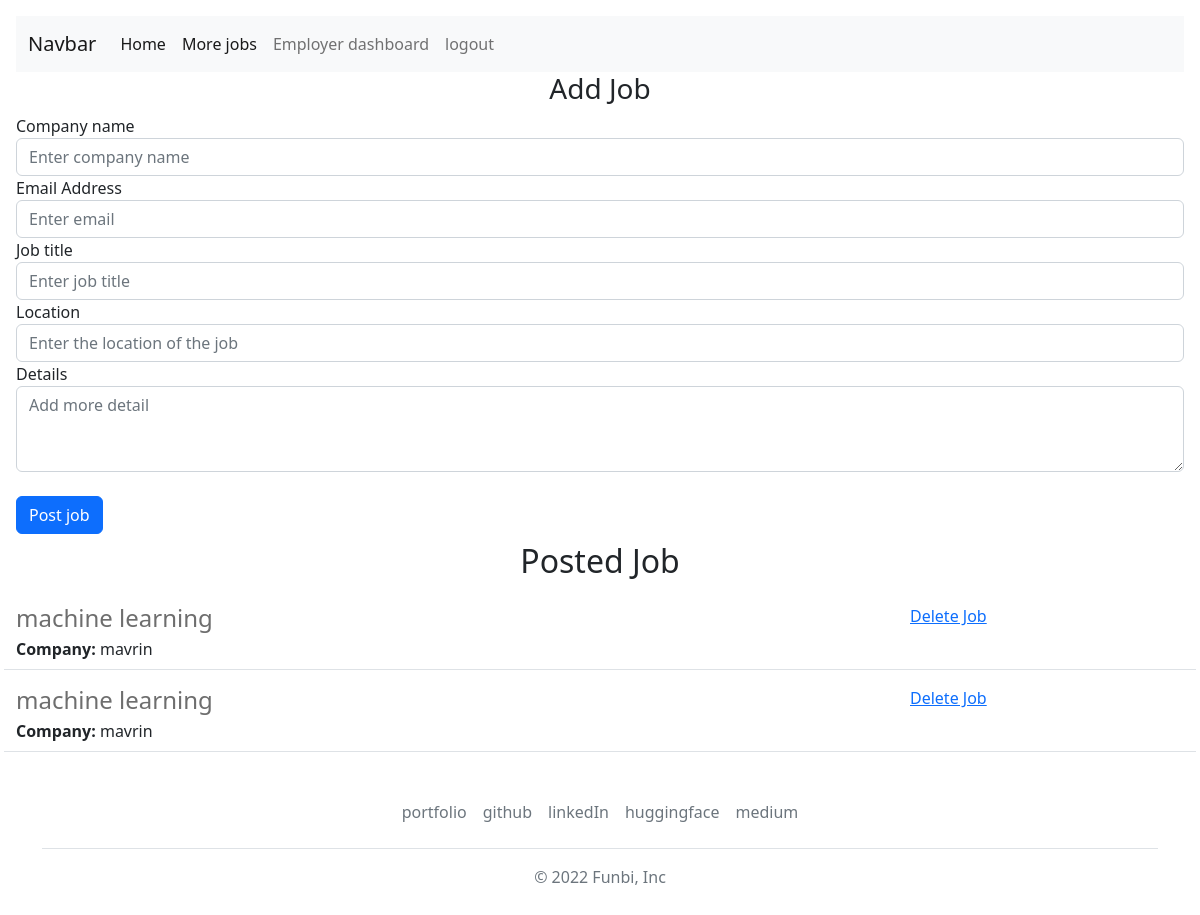
Page /dashboard (signed in) on the committed database.
### website/models.py (models this page shows)
class Jobs(db.Model):
  id = db.Column(db.Integer, primary_key=True)
  company = db.Column(db.String(50))
  email = db.Column(db.String(50))
  job = db.Column(db.String(150))
  location = db.Column(db.String(150))
  details = db.Column(db.String(1000))
  date = db.Column(db.DateTime(timezone=True), default = func.now())
  employer_id = db.Column(db.Integer, db.ForeignKey('user.id'))

### website/views.py (the view, shortened to what this page needs)
@views.route('/dashboard', methods=['GET', 'POST'])
@login_required
def dashboard():
  return render_template("dashboard.html", user=current_user)

### website/__init__.py (called while the page is built)
def create_app():
  app = Flask(__name__)
  app.config['SECRET_KEY'] = 'funbi'
  app.config['SQLALCHEMY_DATABASE_URI'] = f'sqlite:///{DB_NAME}'
  db.init_app(app)
  from .views import views
  from .auth import auth
  app.register_blueprint(views, url_prefix='/')
  app.register_blueprint(auth, url_prefix='/')
  from .models import User, Jobs
  create_database(app)
  login_manager = LoginManager()
  login_manager.login_view = 'auth.login'
  login_manager.init_app(app)
  @login_manager.user_loader
  def load_user(id):
    return User.query.get(int(id))
  return app

### website/templates/dashboard.html (shortened to what this page needs)
{% extends "base.html" %}
{% block body %}
<form method="POST">
  <h3 align="center">Add Job</h3>
  <div class="form-group">
    <label for="company">Company name</label>
    <input
      type="text"
      class="form-control"
      id="company"
      name="company"
      placeholder="Enter company name"
    />
  </div>
    <div class="form-group">
    <label for="email">Email Address</label>
    <input
      type="email"
      class="form-control"
      id="email"
      name="email"
      placeholder="Enter email"
    />
  </div>
    <div class="form-group">
    <label for="job">Job title</label>
    <input
      type="text"
      class="form-control"
      id="job"
      name="job"
      placeholder="Enter job title"
    />
  </div>
    <div class="form-group">
    <label for="location">Location</label>
    <input
      type="text"
      class="form-control"
      id="location"
      name="location"
      placeholder="Enter the location of the job"
    />
  </div>
    <div class="form-group">
    <label for="details">Details</label>
    <textarea
      type="text"
      class="form-control"
      id="details"
      name="details"
      rows="3"
      placeholder="Add more detail"
    ></textarea>
  </div>
  <br/>
  <button type="submit" class="btn btn-primary">Post job</button>
</form>
 <h2 class="text-center mt-2 mb-4">Posted Job</h2>
      <div>
        {% for jobl in user.joblist %}
          {% include "privatejob.html" %}
        {% endfor %}
      </div>
{% endblock %}

### website/templates/privatejob.html
 <div class="border-bottom row" style="margin-bottom:16px; padding-bottom:8px;">
    <div class="col-9">
      <h4 style="color:rgb(110,110,110); margin-bottom:4px;">
        {{ jobl.job }}
      </h4>
      <div>
        <b>Company: </b>{{ jobl.company }}
      </div>
    </div>
   <div class="col-2 padding-right:16px">
   <a href="/delete/{{jobl.id}}">Delete Job</a>
   </div>
  </div>

### rows in the picture
Jobs: job "machine learning", company "mavrin"
Jobs: job "machine learning", company "mavrin"
